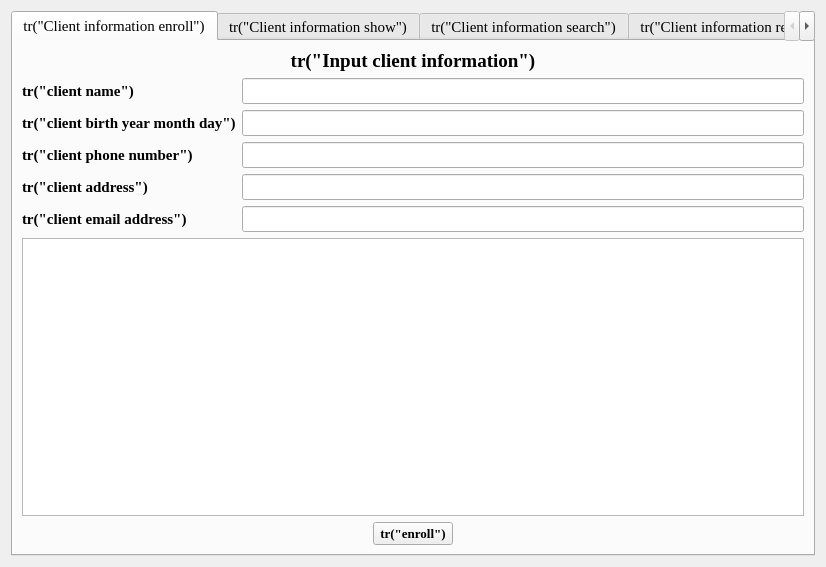
<?xml version="1.0" encoding="UTF-8"?>
<ui version="4.0">
 <class>ClientHandlerForm</class>
 <widget class="QWidget" name="ClientHandlerForm">
  <property name="geometry">
   <rect>
    <x>0</x>
    <y>0</y>
    <width>826</width>
    <height>567</height>
   </rect>
  </property>
  <property name="minimumSize">
   <size>
    <width>600</width>
    <height>300</height>
   </size>
  </property>
  <property name="font">
   <font>
    <pointsize>11</pointsize>
    <bold>false</bold>
   </font>
  </property>
  <property name="windowTitle">
   <string>Form</string>
  </property>
  <layout class="QHBoxLayout" name="horizontalLayout">
   <item>
    <widget class="QTabWidget" name="tabWidget">
     <property name="minimumSize">
      <size>
       <width>630</width>
       <height>340</height>
      </size>
     </property>
     <property name="font">
      <font>
       <family>Times New Roman</family>
       <pointsize>11</pointsize>
       <bold>false</bold>
      </font>
     </property>
     <property name="currentIndex">
      <number>0</number>
     </property>
     <widget class="QWidget" name="clientInfoEnrollTab">
      <attribute name="title">
       <string>tr(&quot;Client information enroll&quot;)</string>
      </attribute>
      <layout class="QVBoxLayout" name="verticalLayout_3">
       <item>
        <layout class="QVBoxLayout" name="verticalLayout_2">
         <item>
          <widget class="QLabel" name="inforLabel1">
           <property name="maximumSize">
            <size>
             <width>16777215</width>
             <height>25</height>
            </size>
           </property>
           <property name="font">
            <font>
             <family>Times New Roman</family>
             <pointsize>14</pointsize>
             <bold>true</bold>
            </font>
           </property>
           <property name="text">
            <string>tr(&quot;Input client information&quot;)</string>
           </property>
           <property name="alignment">
            <set>Qt::AlignCenter</set>
           </property>
          </widget>
         </item>
         <item>
          <layout class="QGridLayout" name="gridLayout_5">
           <item row="0" column="0">
            <widget class="QLabel" name="nameLabel1">
             <property name="font">
              <font>
               <family>Times New Roman</family>
               <pointsize>11</pointsize>
               <bold>true</bold>
              </font>
             </property>
             <property name="text">
              <string>tr(&quot;client name&quot;)</string>
             </property>
            </widget>
           </item>
           <item row="0" column="1">
            <widget class="QLineEdit" name="nameLineEdit1"/>
           </item>
           <item row="1" column="0">
            <widget class="QLabel" name="birthdayLabel1">
             <property name="font">
              <font>
               <family>Times New Roman</family>
               <pointsize>11</pointsize>
               <bold>true</bold>
              </font>
             </property>
             <property name="text">
              <string>tr(&quot;client birth year month day&quot;)</string>
             </property>
            </widget>
           </item>
           <item row="1" column="1">
            <widget class="QLineEdit" name="birthdayLineEdit1"/>
           </item>
           <item row="2" column="0">
            <widget class="QLabel" name="phoneNumLabel1">
             <property name="font">
              <font>
               <family>Times New Roman</family>
               <pointsize>11</pointsize>
               <bold>true</bold>
              </font>
             </property>
             <property name="text">
              <string>tr(&quot;client phone number&quot;)</string>
             </property>
            </widget>
           </item>
           <item row="2" column="1">
            <widget class="QLineEdit" name="phoneNumLineEdit1"/>
           </item>
           <item row="3" column="0">
            <widget class="QLabel" name="addressLabel1">
             <property name="font">
              <font>
               <family>Times New Roman</family>
               <pointsize>11</pointsize>
               <bold>true</bold>
              </font>
             </property>
             <property name="text">
              <string>tr(&quot;client address&quot;)</string>
             </property>
            </widget>
           </item>
           <item row="3" column="1">
            <widget class="QLineEdit" name="addressLineEdit1"/>
           </item>
           <item row="4" column="0">
            <widget class="QLabel" name="emailLabel1">
             <property name="font">
              <font>
               <family>Times New Roman</family>
               <pointsize>11</pointsize>
               <bold>true</bold>
              </font>
             </property>
             <property name="text">
              <string>tr(&quot;client email address&quot;)</string>
             </property>
            </widget>
           </item>
           <item row="4" column="1">
            <widget class="QLineEdit" name="emailLineEdit1"/>
           </item>
          </layout>
         </item>
         <item>
          <widget class="QTableView" name="tableView1"/>
         </item>
         <item>
          <layout class="QHBoxLayout" name="horizontalLayout_13">
           <item>
            <spacer name="horizontalSpacer_32">
             <property name="orientation">
              <enum>Qt::Horizontal</enum>
             </property>
             <property name="sizeHint" stdset="0">
              <size>
               <width>40</width>
               <height>20</height>
              </size>
             </property>
            </spacer>
           </item>
           <item>
            <widget class="QPushButton" name="enrollPushButton">
             <property name="font">
              <font>
               <family>Times New Roman</family>
               <pointsize>10</pointsize>
               <bold>true</bold>
              </font>
             </property>
             <property name="text">
              <string>tr(&quot;enroll&quot;)</string>
             </property>
            </widget>
           </item>
           <item>
            <spacer name="horizontalSpacer_33">
             <property name="orientation">
              <enum>Qt::Horizontal</enum>
             </property>
             <property name="sizeHint" stdset="0">
              <size>
               <width>40</width>
               <height>20</height>
              </size>
             </property>
            </spacer>
           </item>
          </layout>
         </item>
        </layout>
       </item>
      </layout>
     </widget>
     <widget class="QWidget" name="clientInfoShowTab">
      <attribute name="title">
       <string>tr(&quot;Client information show&quot;)</string>
      </attribute>
      <layout class="QVBoxLayout" name="verticalLayout_5">
       <item>
        <layout class="QVBoxLayout" name="verticalLayout_4">
         <item>
          <widget class="QLabel" name="infoLabel2">
           <property name="maximumSize">
            <size>
             <width>16777215</width>
             <height>25</height>
            </size>
           </property>
           <property name="font">
            <font>
             <family>Times New Roman</family>
             <pointsize>14</pointsize>
             <bold>true</bold>
            </font>
           </property>
           <property name="text">
            <string>tr(&quot;Current client information&quot;)</string>
           </property>
           <property name="alignment">
            <set>Qt::AlignCenter</set>
           </property>
          </widget>
         </item>
         <item>
          <widget class="QTableView" name="tableView2"/>
         </item>
        </layout>
       </item>
      </layout>
     </widget>
     <widget class="QWidget" name="clientInfoSearchTab">
      <attribute name="title">
       <string>tr(&quot;Client information search&quot;)</string>
      </attribute>
      <layout class="QVBoxLayout" name="verticalLayout_8">
       <item>
        <layout class="QVBoxLayout" name="verticalLayout_7">
         <item>
          <widget class="QLabel" name="infoLabel3">
           <property name="maximumSize">
            <size>
             <width>16777215</width>
             <height>25</height>
            </size>
           </property>
           <property name="font">
            <font>
             <family>Times New Roman</family>
             <pointsize>14</pointsize>
             <bold>true</bold>
            </font>
           </property>
           <property name="text">
            <string>tr(&quot;Input client ID to search&quot;)</string>
           </property>
           <property name="alignment">
            <set>Qt::AlignCenter</set>
           </property>
          </widget>
         </item>
         <item>
          <spacer name="verticalSpacer_11">
           <property name="orientation">
            <enum>Qt::Vertical</enum>
           </property>
           <property name="sizeType">
            <enum>QSizePolicy::Fixed</enum>
           </property>
           <property name="sizeHint" stdset="0">
            <size>
             <width>20</width>
             <height>17</height>
            </size>
           </property>
          </spacer>
         </item>
         <item>
          <widget class="QLineEdit" name="searchLineEdit"/>
         </item>
         <item>
          <spacer name="verticalSpacer_12">
           <property name="orientation">
            <enum>Qt::Vertical</enum>
           </property>
           <property name="sizeType">
            <enum>QSizePolicy::Fixed</enum>
           </property>
           <property name="sizeHint" stdset="0">
            <size>
             <width>20</width>
             <height>13</height>
            </size>
           </property>
          </spacer>
         </item>
         <item>
          <widget class="QTableView" name="tableView3"/>
         </item>
         <item>
          <layout class="QHBoxLayout" name="horizontalLayout_15">
           <item>
            <spacer name="horizontalSpacer">
             <property name="orientation">
              <enum>Qt::Horizontal</enum>
             </property>
             <property name="sizeHint" stdset="0">
              <size>
               <width>40</width>
               <height>20</height>
              </size>
             </property>
            </spacer>
           </item>
           <item>
            <widget class="QPushButton" name="resetPushButton">
             <property name="font">
              <font>
               <family>Times New Roman</family>
               <pointsize>10</pointsize>
               <bold>true</bold>
              </font>
             </property>
             <property name="text">
              <string>tr(&quot;reset&quot;)</string>
             </property>
            </widget>
           </item>
           <item>
            <spacer name="horizontalSpacer_37">
             <property name="orientation">
              <enum>Qt::Horizontal</enum>
             </property>
             <property name="sizeHint" stdset="0">
              <size>
               <width>40</width>
               <height>20</height>
              </size>
             </property>
            </spacer>
           </item>
           <item>
            <widget class="QPushButton" name="searchPushButton">
             <property name="font">
              <font>
               <family>Times New Roman</family>
               <pointsize>10</pointsize>
               <bold>true</bold>
              </font>
             </property>
             <property name="text">
              <string>tr(&quot;search&quot;)</string>
             </property>
            </widget>
           </item>
           <item>
            <spacer name="horizontalSpacer_38">
             <property name="orientation">
              <enum>Qt::Horizontal</enum>
             </property>
             <property name="sizeHint" stdset="0">
              <size>
               <width>40</width>
               <height>20</height>
              </size>
             </property>
            </spacer>
           </item>
          </layout>
         </item>
        </layout>
       </item>
      </layout>
     </widget>
     <widget class="QWidget" name="clientInfoRemoveTab">
      <attribute name="title">
       <string>tr(&quot;Client information remove&quot;)</string>
      </attribute>
      <layout class="QVBoxLayout" name="verticalLayout_10">
       <item>
        <layout class="QVBoxLayout" name="verticalLayout_9">
         <item>
          <widget class="QLabel" name="infoLabel4">
           <property name="maximumSize">
            <size>
             <width>16777215</width>
             <height>25</height>
            </size>
           </property>
           <property name="font">
            <font>
             <family>Times New Roman</family>
             <pointsize>14</pointsize>
             <bold>true</bold>
            </font>
           </property>
           <property name="text">
            <string>tr(&quot;Select row to remove&quot;)</string>
           </property>
           <property name="alignment">
            <set>Qt::AlignCenter</set>
           </property>
          </widget>
         </item>
         <item>
          <widget class="QTableView" name="tableView4">
           <property name="minimumSize">
            <size>
             <width>600</width>
             <height>470</height>
            </size>
           </property>
          </widget>
         </item>
         <item>
          <layout class="QHBoxLayout" name="horizontalLayout_16">
           <item>
            <spacer name="horizontalSpacer_41">
             <property name="orientation">
              <enum>Qt::Horizontal</enum>
             </property>
             <property name="sizeHint" stdset="0">
              <size>
               <width>40</width>
               <height>20</height>
              </size>
             </property>
            </spacer>
           </item>
           <item>
            <widget class="QPushButton" name="removePushButton">
             <property name="font">
              <font>
               <family>Times New Roman</family>
               <pointsize>10</pointsize>
               <bold>true</bold>
              </font>
             </property>
             <property name="text">
              <string>tr(&quot;remove&quot;)</string>
             </property>
            </widget>
           </item>
           <item>
            <spacer name="horizontalSpacer_42">
             <property name="orientation">
              <enum>Qt::Horizontal</enum>
             </property>
             <property name="sizeHint" stdset="0">
              <size>
               <width>40</width>
               <height>20</height>
              </size>
             </property>
            </spacer>
           </item>
          </layout>
         </item>
        </layout>
       </item>
      </layout>
     </widget>
     <widget class="QWidget" name="clientInfoModifyTab">
      <attribute name="title">
       <string>tr(&quot;Client information modify&quot;)</string>
      </attribute>
      <layout class="QVBoxLayout" name="verticalLayout_12">
       <item>
        <layout class="QVBoxLayout" name="verticalLayout_11">
         <item>
          <widget class="QLabel" name="infoLabel5">
           <property name="maximumSize">
            <size>
             <width>16777215</width>
             <height>25</height>
            </size>
           </property>
           <property name="font">
            <font>
             <family>Times New Roman</family>
             <pointsize>14</pointsize>
             <bold>true</bold>
            </font>
           </property>
           <property name="text">
            <string>tr(&quot;Select row to modify&quot;)</string>
           </property>
           <property name="alignment">
            <set>Qt::AlignCenter</set>
           </property>
          </widget>
         </item>
         <item>
          <widget class="QSplitter" name="splitter">
           <property name="orientation">
            <enum>Qt::Horizontal</enum>
           </property>
           <widget class="QTableView" name="tableView5">
            <property name="minimumSize">
             <size>
              <width>600</width>
              <height>470</height>
             </size>
            </property>
           </widget>
           <widget class="QWidget" name="layoutWidget">
            <layout class="QVBoxLayout" name="verticalLayout">
             <item>
              <layout class="QGridLayout" name="gridLayout">
               <item row="0" column="0">
                <widget class="QLabel" name="idLabel">
                 <property name="font">
                  <font>
                   <family>Times New Roman</family>
                   <pointsize>11</pointsize>
                   <bold>true</bold>
                  </font>
                 </property>
                 <property name="text">
                  <string>tr(&quot;client ID&quot;)</string>
                 </property>
                </widget>
               </item>
               <item row="0" column="1">
                <widget class="QLineEdit" name="idLineEdit">
                 <property name="readOnly">
                  <bool>true</bool>
                 </property>
                </widget>
               </item>
               <item row="1" column="0">
                <widget class="QLabel" name="nameLabel2">
                 <property name="font">
                  <font>
                   <family>Times New Roman</family>
                   <pointsize>11</pointsize>
                   <bold>true</bold>
                  </font>
                 </property>
                 <property name="text">
                  <string>tr(&quot;client name&quot;)</string>
                 </property>
                </widget>
               </item>
               <item row="1" column="1">
                <widget class="QLineEdit" name="nameLineEdit2">
                 <property name="readOnly">
                  <bool>false</bool>
                 </property>
                </widget>
               </item>
               <item row="2" column="0">
                <widget class="QLabel" name="birthdayLabel2">
                 <property name="font">
                  <font>
                   <family>Times New Roman</family>
                   <pointsize>11</pointsize>
                   <bold>true</bold>
                  </font>
                 </property>
                 <property name="text">
                  <string>tr(&quot;client birth year month day&quot;)</string>
                 </property>
                </widget>
               </item>
               <item row="2" column="1">
                <widget class="QLineEdit" name="birthdayLineEdit2"/>
               </item>
               <item row="3" column="0">
                <widget class="QLabel" name="phoneNumLabel2">
                 <property name="font">
                  <font>
                   <family>Times New Roman</family>
                   <pointsize>11</pointsize>
                   <bold>true</bold>
                  </font>
                 </property>
                 <property name="text">
                  <string>tr(&quot;client phone number&quot;)</string>
                 </property>
                </widget>
               </item>
               <item row="3" column="1">
                <widget class="QLineEdit" name="phoneNumLineEdit2"/>
               </item>
               <item row="4" column="0">
                <widget class="QLabel" name="addressLabel2">
                 <property name="font">
                  <font>
                   <family>Times New Roman</family>
                   <pointsize>11</pointsize>
                   <bold>true</bold>
                  </font>
                 </property>
                 <property name="text">
                  <string>tr(&quot;client address&quot;)</string>
                 </property>
                </widget>
               </item>
               <item row="4" column="1">
                <widget class="QLineEdit" name="addressLineEdit2"/>
               </item>
               <item row="5" column="0">
                <widget class="QLabel" name="emailLabel2">
                 <property name="font">
                  <font>
                   <family>Times New Roman</family>
                   <pointsize>11</pointsize>
                   <bold>true</bold>
                  </font>
                 </property>
                 <property name="text">
                  <string>tr(&quot;client e-mail address&quot;)</string>
                 </property>
                </widget>
               </item>
               <item row="5" column="1">
                <widget class="QLineEdit" name="emailLineEdit2"/>
               </item>
              </layout>
             </item>
             <item>
              <spacer name="verticalSpacer">
               <property name="orientation">
                <enum>Qt::Vertical</enum>
               </property>
               <property name="sizeHint" stdset="0">
                <size>
                 <width>20</width>
                 <height>40</height>
                </size>
               </property>
              </spacer>
             </item>
            </layout>
           </widget>
          </widget>
         </item>
         <item>
          <layout class="QHBoxLayout" name="horizontalLayout_18">
           <item>
            <spacer name="horizontalSpacer_44">
             <property name="orientation">
              <enum>Qt::Horizontal</enum>
             </property>
             <property name="sizeHint" stdset="0">
              <size>
               <width>40</width>
               <height>20</height>
              </size>
             </property>
            </spacer>
           </item>
           <item>
            <widget class="QPushButton" name="modifyPushButton">
             <property name="font">
              <font>
               <family>Times New Roman</family>
               <pointsize>10</pointsize>
               <bold>true</bold>
              </font>
             </property>
             <property name="text">
              <string>tr(&quot;modify&quot;)</string>
             </property>
            </widget>
           </item>
           <item>
            <spacer name="horizontalSpacer_45">
             <property name="orientation">
              <enum>Qt::Horizontal</enum>
             </property>
             <property name="sizeHint" stdset="0">
              <size>
               <width>40</width>
               <height>20</height>
              </size>
             </property>
            </spacer>
           </item>
          </layout>
         </item>
        </layout>
       </item>
      </layout>
     </widget>
    </widget>
   </item>
  </layout>
 </widget>
 <tabstops>
  <tabstop>tabWidget</tabstop>
  <tabstop>nameLineEdit1</tabstop>
  <tabstop>birthdayLineEdit1</tabstop>
  <tabstop>phoneNumLineEdit1</tabstop>
  <tabstop>addressLineEdit1</tabstop>
  <tabstop>emailLineEdit1</tabstop>
  <tabstop>tableView1</tabstop>
  <tabstop>enrollPushButton</tabstop>
  <tabstop>searchLineEdit</tabstop>
  <tabstop>tableView3</tabstop>
  <tabstop>resetPushButton</tabstop>
  <tabstop>searchPushButton</tabstop>
  <tabstop>idLineEdit</tabstop>
  <tabstop>nameLineEdit2</tabstop>
  <tabstop>birthdayLineEdit2</tabstop>
  <tabstop>phoneNumLineEdit2</tabstop>
  <tabstop>addressLineEdit2</tabstop>
  <tabstop>emailLineEdit2</tabstop>
  <tabstop>modifyPushButton</tabstop>
  <tabstop>tableView5</tabstop>
  <tabstop>tableView2</tabstop>
  <tabstop>tableView4</tabstop>
  <tabstop>removePushButton</tabstop>
 </tabstops>
 <resources/>
 <connections>
  <connection>
   <sender>searchLineEdit</sender>
   <signal>returnPressed()</signal>
   <receiver>searchPushButton</receiver>
   <slot>click()</slot>
   <hints>
    <hint type="sourcelabel">
     <x>622</x>
     <y>86</y>
    </hint>
    <hint type="destinationlabel">
     <x>622</x>
     <y>631</y>
    </hint>
   </hints>
  </connection>
  <connection>
   <sender>emailLineEdit1</sender>
   <signal>returnPressed()</signal>
   <receiver>enrollPushButton</receiver>
   <slot>click()</slot>
   <hints>
    <hint type="sourcelabel">
     <x>703</x>
     <y>170</y>
    </hint>
    <hint type="destinationlabel">
     <x>622</x>
     <y>631</y>
    </hint>
   </hints>
  </connection>
  <connection>
   <sender>emailLineEdit2</sender>
   <signal>returnPressed()</signal>
   <receiver>modifyPushButton</receiver>
   <slot>click()</slot>
   <hints>
    <hint type="sourcelabel">
     <x>1007</x>
     <y>206</y>
    </hint>
    <hint type="destinationlabel">
     <x>622</x>
     <y>589</y>
    </hint>
   </hints>
  </connection>
 </connections>
</ui>
